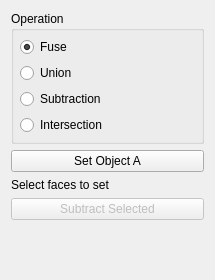
<?xml version="1.0" encoding="UTF-8"?>
<ui version="4.0">
 <class>BoolWinBase</class>
 <widget class="QWidget" name="BoolWinBase">
  <property name="geometry">
   <rect>
    <x>0</x>
    <y>0</y>
    <width>215</width>
    <height>280</height>
   </rect>
  </property>
  <property name="windowTitle">
   <string>Boolean Operation</string>
  </property>
  <layout class="QVBoxLayout">
   <property name="spacing">
    <number>6</number>
   </property>
   <property name="leftMargin">
    <number>11</number>
   </property>
   <property name="topMargin">
    <number>11</number>
   </property>
   <property name="rightMargin">
    <number>11</number>
   </property>
   <property name="bottomMargin">
    <number>11</number>
   </property>
   <item>
    <widget class="QGroupBox" name="m_opGroup">
     <property name="title">
      <string>Operation</string>
     </property>
     <layout class="QVBoxLayout">
      <property name="spacing">
       <number>6</number>
      </property>
      <property name="leftMargin">
       <number>6</number>
      </property>
      <property name="topMargin">
       <number>6</number>
      </property>
      <property name="rightMargin">
       <number>6</number>
      </property>
      <property name="bottomMargin">
       <number>6</number>
      </property>
      <item>
       <widget class="QRadioButton" name="m_fuseButton">
        <property name="text">
         <string>Fuse</string>
        </property>
        <property name="checked">
         <bool>true</bool>
        </property>
       </widget>
      </item>
      <item>
       <widget class="QRadioButton" name="m_unionButton">
        <property name="text">
         <string>Union</string>
        </property>
       </widget>
      </item>
      <item>
       <widget class="QRadioButton" name="m_subtractButton">
        <property name="text">
         <string>Subtraction</string>
        </property>
       </widget>
      </item>
      <item>
       <widget class="QRadioButton" name="m_intersectButton">
        <property name="text">
         <string>Intersection</string>
        </property>
       </widget>
      </item>
     </layout>
    </widget>
   </item>
   <item>
    <widget class="QPushButton" name="m_setButton">
     <property name="text">
      <string>Set Object A</string>
     </property>
    </widget>
   </item>
   <item>
    <widget class="QLabel" name="m_setLabel">
     <property name="text">
      <string>Select faces to set</string>
     </property>
     <property name="alignment">
      <set>Qt::AlignVCenter</set>
     </property>
     <property name="wordWrap">
      <bool>true</bool>
     </property>
    </widget>
   </item>
   <item>
    <widget class="QPushButton" name="m_opButton">
     <property name="enabled">
      <bool>false</bool>
     </property>
     <property name="text">
      <string>Subtract Selected</string>
     </property>
    </widget>
   </item>
   <item>
    <spacer>
     <property name="orientation">
      <enum>Qt::Vertical</enum>
     </property>
     <property name="sizeType">
      <enum>QSizePolicy::Expanding</enum>
     </property>
     <property name="sizeHint" stdset="0">
      <size>
       <width>20</width>
       <height>30</height>
      </size>
     </property>
    </spacer>
   </item>
  </layout>
 </widget>
 <layoutdefault spacing="6" margin="11"/>
 <resources/>
 <connections>
  <connection>
   <sender>m_fuseButton</sender>
   <signal>toggled(bool)</signal>
   <receiver>BoolWinBase</receiver>
   <slot>operationChangedEvent(bool)</slot>
   <hints>
    <hint type="sourcelabel">
     <x>20</x>
     <y>20</y>
    </hint>
    <hint type="destinationlabel">
     <x>20</x>
     <y>20</y>
    </hint>
   </hints>
  </connection>
  <connection>
   <sender>m_unionButton</sender>
   <signal>toggled(bool)</signal>
   <receiver>BoolWinBase</receiver>
   <slot>operationChangedEvent(bool)</slot>
   <hints>
    <hint type="sourcelabel">
     <x>20</x>
     <y>20</y>
    </hint>
    <hint type="destinationlabel">
     <x>20</x>
     <y>20</y>
    </hint>
   </hints>
  </connection>
  <connection>
   <sender>m_subtractButton</sender>
   <signal>toggled(bool)</signal>
   <receiver>BoolWinBase</receiver>
   <slot>operationChangedEvent(bool)</slot>
   <hints>
    <hint type="sourcelabel">
     <x>20</x>
     <y>20</y>
    </hint>
    <hint type="destinationlabel">
     <x>20</x>
     <y>20</y>
    </hint>
   </hints>
  </connection>
  <connection>
   <sender>m_intersectButton</sender>
   <signal>toggled(bool)</signal>
   <receiver>BoolWinBase</receiver>
   <slot>operationChangedEvent(bool)</slot>
   <hints>
    <hint type="sourcelabel">
     <x>20</x>
     <y>20</y>
    </hint>
    <hint type="destinationlabel">
     <x>20</x>
     <y>20</y>
    </hint>
   </hints>
  </connection>
  <connection>
   <sender>m_setButton</sender>
   <signal>clicked()</signal>
   <receiver>BoolWinBase</receiver>
   <slot>setObjectEvent()</slot>
   <hints>
    <hint type="sourcelabel">
     <x>20</x>
     <y>20</y>
    </hint>
    <hint type="destinationlabel">
     <x>20</x>
     <y>20</y>
    </hint>
   </hints>
  </connection>
  <connection>
   <sender>m_opButton</sender>
   <signal>clicked()</signal>
   <receiver>BoolWinBase</receiver>
   <slot>doOperationEvent()</slot>
   <hints>
    <hint type="sourcelabel">
     <x>20</x>
     <y>20</y>
    </hint>
    <hint type="destinationlabel">
     <x>20</x>
     <y>20</y>
    </hint>
   </hints>
  </connection>
 </connections>
</ui>
